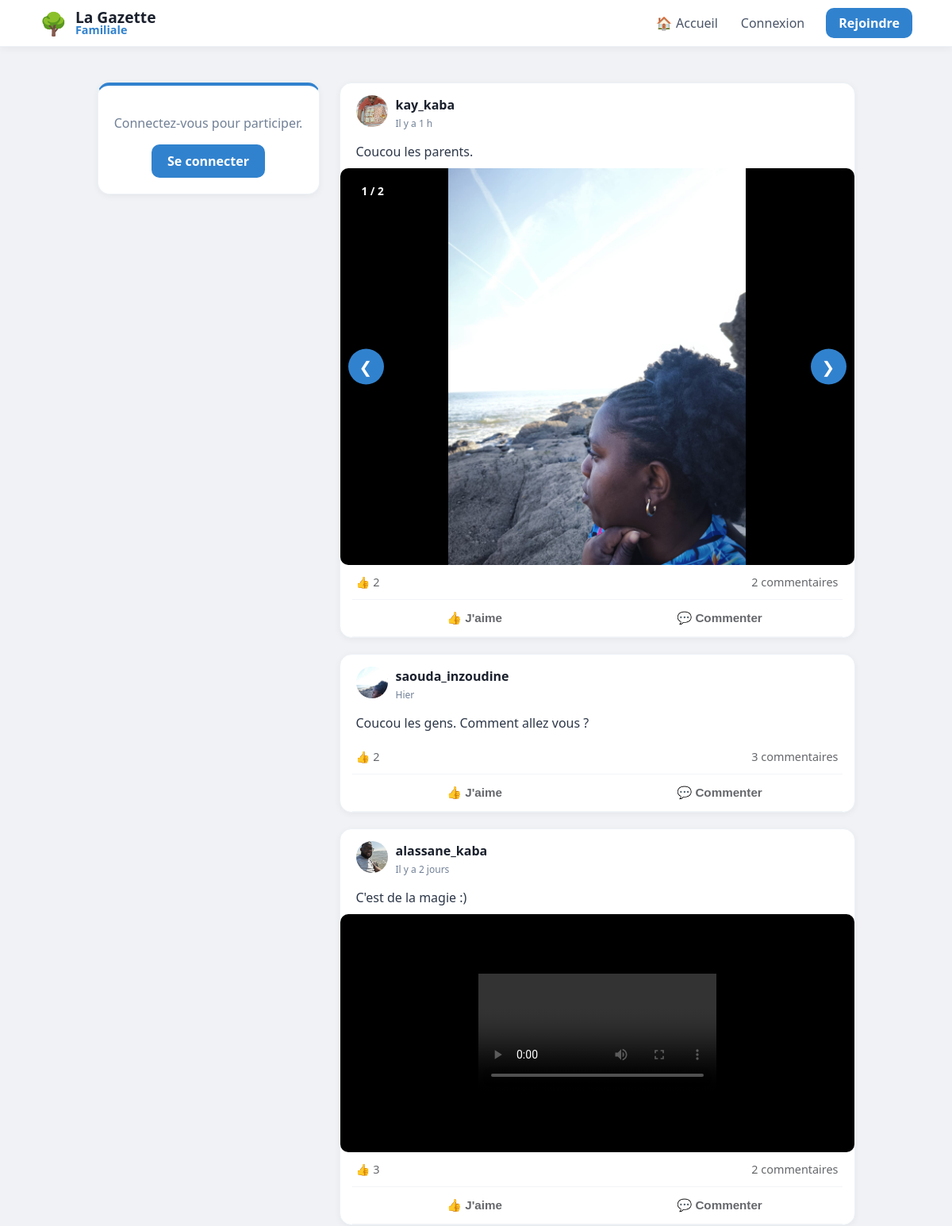
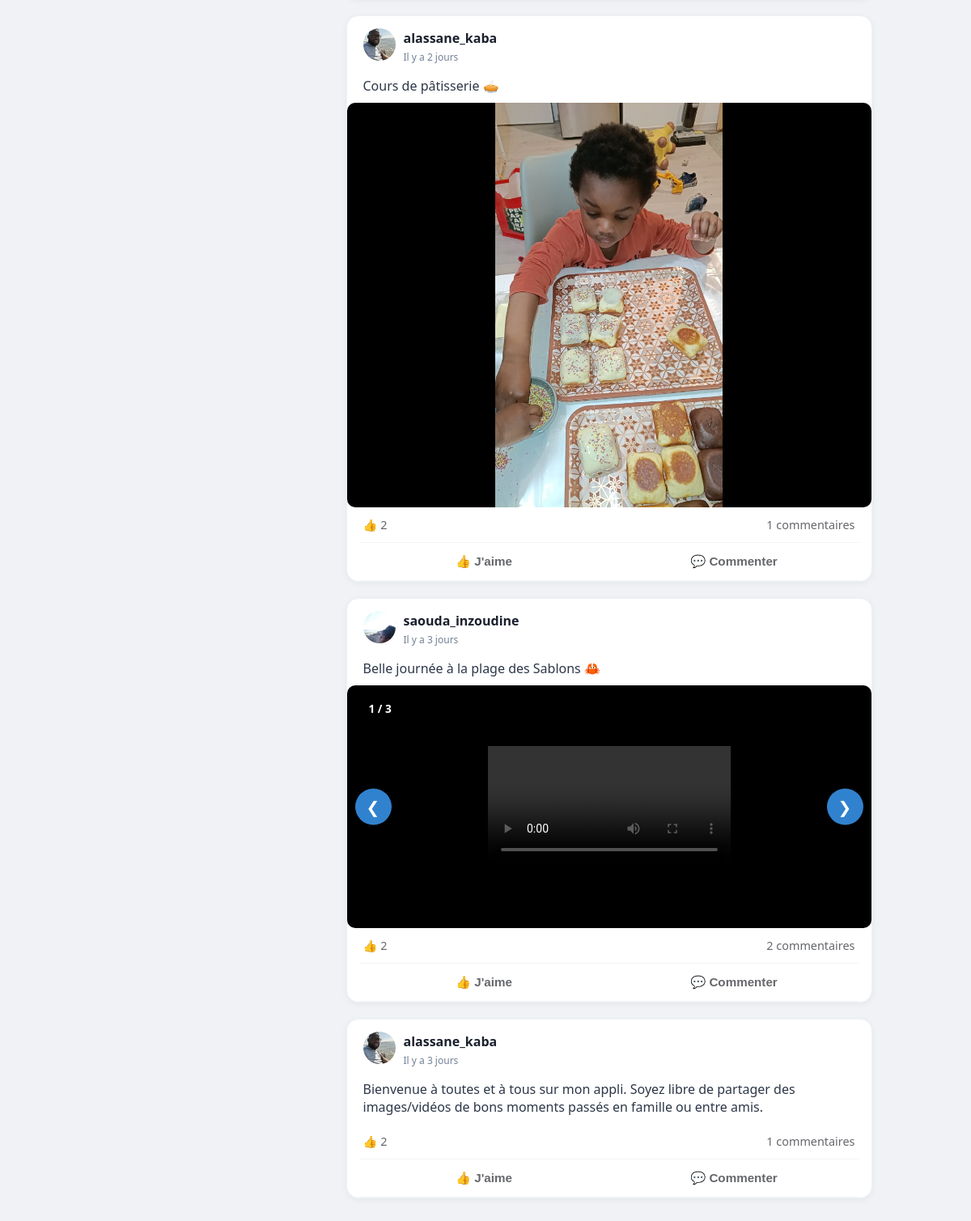
The page / on the database its author committed (2 pictures, top to bottom).
### tables this page shows
CREATE TABLE posts (
                id INTEGER PRIMARY KEY AUTOINCREMENT, 
                username TEXT, 
                content TEXT, 
                likes INTEGER DEFAULT 0, 
                image TEXT,
                created_at DATETIME DEFAULT CURRENT_TIMESTAMP
            );

CREATE TABLE users (
                id INTEGER PRIMARY KEY AUTOINCREMENT, 
                email TEXT UNIQUE, 
                firstname TEXT, 
                lastname TEXT, 
                username TEXT UNIQUE, 
                password TEXT, 
                avatar TEXT,
                is_approved INTEGER DEFAULT 0,
                is_admin INTEGER DEFAULT 0
            , cover TEXT, bio TEXT);

CREATE TABLE post_medias (
                        id INTEGER PRIMARY KEY AUTOINCREMENT,
                        post_id INTEGER,
                        filename TEXT,
                        file_type TEXT, -- 'image' ou 'video'
                        FOREIGN KEY (post_id) REFERENCES posts (id) ON DELETE CASCADE
                    );

### app.py (the view)
@app.route("/")
def home():
    with get_db() as db:
        posts_query = db.execute("""
            SELECT posts.*, users.avatar AS user_avatar,
                (SELECT COUNT(*) FROM reactions WHERE post_id=posts.id AND type='thumb') as thumbs,
                (SELECT COUNT(*) FROM reactions WHERE post_id=posts.id AND type='heart') as hearts
            FROM posts
            JOIN users ON posts.username = users.username
            ORDER BY posts.id DESC
        """).fetchall()
        posts = [dict(row) for row in posts_query]
        for post in posts:
            medias = db.execute("SELECT * FROM post_medias WHERE post_id = ?", (post['id'],)).fetchall()
            post['medias'] = medias  # On ajoute la liste des médias au post
        comments = db.execute('''
            SELECT comments.*, users.avatar AS comm_avatar
            FROM comments
            JOIN users ON comments.username = users.username
        ''').fetchall()
    return render_template("home.html", posts=posts, comments=comments)

### app.py (called while the page is built)
def get_db():
    db = sqlite3.connect("database.db")
    db.row_factory = sqlite3.Row
    return db

@app.context_processor
def inject_global_stats():
    stats = {'total_users': 0, 'total_posts': 0}
    if session.get('user'):
        db = get_db()
        u_count = db.execute("SELECT COUNT(*) FROM users WHERE is_approved = 1").fetchone()[0]
        p_count = db.execute("SELECT COUNT(*) FROM posts").fetchone()[0]
        stats = {'total_users': u_count, 'total_posts': p_count}
    return stats

@app.context_processor
def inject_pending_count():
    if session.get('is_admin'):
        db = get_db()
        count = db.execute("SELECT COUNT(*) as total FROM users WHERE is_approved = 0").fetchone()
        return {'pending_count': count['total']}
    return {'pending_count': 0}

@app.context_processor
def inject_notifications_count():
    if session.get('user'):
        db = get_db()
        count = db.execute("SELECT COUNT(*) FROM notifications WHERE username = ? AND is_read = 0",
                           (session['user'],)).fetchone()[0]
        return {'unread_count': count}
    return {'unread_count': 0}

@app.template_filter('relative_time')
def relative_time(date_str):
    if not date_str:
        return "Date inconnue"
    past = datetime.strptime(date_str, '%Y-%m-%d %H:%M:%S')
    now = datetime.now(timezone.utc).replace(tzinfo=None)
    diff = now - past
    if diff.days == 0:
        if diff.seconds < 60:
            return "À l'instant"
        if diff.seconds < 3600:
            return f"Il y a {diff.seconds // 60} min"
        return f"Il y a {diff.seconds // 3600} h"
    if diff.days == 1:
        return "Hier"
    if diff.days < 7:
        return f"Il y a {diff.days} jours"
    return past.strftime('%d/%m/%Y')

### templates/home.html (shortened to what this page needs)
{% extends "base.html" %}
{% block content %}
<aside class="sidebar">
    <div class="post-card" style="text-align: center; border-top: 4px solid #3182ce;">
        {% if session.get("user") %}
        <div style="font-size: 50px; margin-bottom: 10px;">🌳</div>
        <h3 style="margin: 0; color: #2d3748;">Bonjour,</h3>
        <h2 style="margin: 5px 0; color: #1a202c; font-size: 1.4em;">{{ session['user'] }}</h2>
        <div style="margin-top: 20px; padding-top: 15px; border-top: 1px solid #edf2f7;">
            <a href="{{ url_for('profile', username=session['user']) }}"
               style="text-decoration: none; color: #3182ce; font-weight: 700; font-size: 0.9em;">Voir mon mur →</a>
        </div>
        {% else %}
        <p style="color: #718096;">Connectez-vous pour participer.</p>
        <a href="/login"
           style="display: inline-block; background: #3182ce; color: white; padding: 10px 20px; border-radius: 10px; text-decoration: none; font-weight: bold;">Se
            connecter</a>
        {% endif %}
    </div>
</aside>
<main class="feed">
    {% for post in posts %}
    <div class="post-card" style="padding: 0; overflow: hidden; margin-bottom: 20px;">
        <div style="padding: 15px 20px; display: flex; justify-content: space-between; align-items: center;">
            <div style="display: flex; align-items: center; gap: 10px;">
                <a href="{{ url_for('profile', username=post['username']) }}">
                    <img src="{{ url_for('static', filename='avatars/' + (post['user_avatar'] if post['user_avatar'] else 'default.png')) }}"
                         style="width: 40px; height: 40px; border-radius: 50%; object-fit: cover;">
                </a>
                <div>
                    <a href="{{ url_for('profile', username=post['username']) }}" style="text-decoration: none;">
                        <strong style="display: block; color: #1a202c;">{{ post['username'] }}</strong>
                    </a>
                    <span class="live-date" data-time="{{ post['created_at'] }}"
                          style="font-size: 0.75em; color: #718096;">
                    {{ post['created_at'] | relative_time }}
                </span>
                </div>
            </div>
        </div>
        <div style="padding: 0 20px 10px 20px; white-space: pre-wrap; color: #2d3748;">{{ post['content'] }}</div>
        {% if post.medias %}
        <div class="carousel-container" id="carousel-{{ post.id }}"
             style="position: relative; background: #000; display: flex; align-items: center; justify-content: center; min-height: 300px;">
            {% if post.medias|length > 1 %}
            <div class="carousel-counter"
                 style="position: absolute; top: 15px; left: 15px; background: rgba(0,0,0,0.6); color: white; padding: 4px 12px; border-radius: 20px; font-size: 0.85em; z-index: 10; font-weight: bold;">
                <span class="current">1</span> / {{ post.medias|length }}
            </div>
            {% endif %}
            <div class="carousel-items" style="width: 100%;">
                {% for media in post.medias %}
                <div class="carousel-item {% if loop.first %}active{% endif %}"
                     style="display: {% if loop.first %}block{% else %}none{% endif %}; text-align: center;">
                    {% if media.file_type == 'video' %}
                    <video src="{{ url_for('static', filename='uploads/' + media.filename) }}" controls
                           style="max-width: 100%; max-height: 500px; display: block; margin: 0 auto;"></video>
                    {% else %}
                    <img src="{{ url_for('static', filename='uploads/' + media.filename) }}"
                         style="max-width: 100%; max-height: 500px; object-fit: contain; display: block; margin: 0 auto;"
                         onclick="window.open(this.src)">
                    {% endif %}
                </div>
                {% endfor %}
            </div>
            {% if post.medias|length > 1 %}
            <button class="prev" onclick="moveSlide('{{ post.id }}', -1)"
                    style="position: absolute; left: 10px; background: rgba(255,255,255,0.3); border: none; color: white; font-size: 20px; padding: 10px; border-radius: 50%; cursor: pointer;">
                &#10094;
            </button>
            <button class="next" onclick="moveSlide('{{ post.id }}', 1)"
                    style="position: absolute; right: 10px; background: rgba(255,255,255,0.3); border: none; color: white; font-size: 20px; padding: 10px; border-radius: 50%; cursor: pointer;">
                &#10095;
            </button>
            {% endif %}
        </div>
        {% endif %}
        <div style="display: flex; justify-content: space-between; padding: 12px 20px; font-size: 0.9em; color: #65676b;">
            <div>👍 <span id="thumbs-{{ post['id'] }}">{{ post['thumbs'] }}</span></div>
            <div style="cursor: pointer;" onclick="toggleComments({{ post['id'] }})">
                <span id="comment-count-{{ post['id'] }}">{{ comments|selectattr('post_id', 'equalto', post['id'])|list|length }}</span>
                commentaires
            </div>
        </div>
        <div style="display: flex; border-top: 1px solid #f2f4f7; border-bottom: 1px solid #f2f4f7; margin: 0 15px; padding: 2px 0;">
            <button onclick="react({{ post['id'] }}, 'thumb')" class="action-btn"
                    style="flex: 1; background: none; border: none; padding: 10px; color: #65676b; font-weight: 600; cursor: pointer;">
                👍 J'aime
            </button>
            <button onclick="toggleComments({{ post['id'] }})" class="action-btn"
                    style="flex: 1; background: none; border: none; padding: 10px; color: #65676b; font-weight: 600; cursor: pointer;">
                💬 Commenter
            </button>
        </div>
    </div>
    {% endfor %}
</main>
{% endblock %}

### templates/base.html (shortened to what this page needs)
<!DOCTYPE html>
<html lang="fr">
<head>
    <link rel="stylesheet" href="{{ url_for('static', filename='style.css') }}">
</head>
<body>
<nav class="navbar">
    <div class="nav-content">
        <div class="nav-left">
            <a href="/" style="text-decoration: none; display: flex; align-items: center; gap: 10px;">
                <span style="font-size: 28px;">🌳</span>
                <div class="nav-text-container" style="display: flex; flex-direction: column;">
                    <span style="font-size: 1.2em; font-weight: 800; color: #1a202c; line-height: 1;">La Gazette</span>
                    <span style="font-size: 0.9em; font-weight: 600; color: var(--primary); line-height: 1;">Familiale</span>
                </div>
            </a>
        </div>
        <div class="nav-right" style="display: flex; align-items: center; gap: 5px;">
            <a href="/" class="nav-item">🏠 <span class="nav-text" style="margin-left:5px;">Accueil</span></a>
            {% if session.get("user") %}
            {% if session.get('is_admin') %}
            <a href="/admin/users" class="nav-item"
               style="background: #ebf8ff; color: var(--primary); border: 1px solid #bee3f8; margin-right: 5px;">
                🛡️ <span class="nav-text" style="margin-left:5px;">Admin</span>
                {% if pending_count and pending_count > 0 %}
                <span class="admin-badge">{{ pending_count }}</span>
                {% endif %}
            </a>
            {% endif %}
            <a href="{{ url_for('profile', username=session['user']) }}" class="nav-item">👤 <span class="nav-text"
                                                                                                  style="margin-left:5px;">Profil</span></a>
            <a href="/notifications" class="nav-item" style="position: relative;">
                🔔
                {% if unread_count > 0 %}
                <span style="background: #e53e3e; color: white; border-radius: 50%; padding: 2px 6px; font-size: 10px; position: absolute; top: -5px; right: -5px; font-weight: bold; border: 2px solid white;">
                                {{ unread_count }}
                            </span>
                {% endif %}
            </a>
            <a href="/settings" class="nav-item">⚙️</a>
            <a href="/logout"
               style="color: var(--danger); text-decoration: none; font-weight: 700; font-size: 0.9em; margin-left:10px; padding: 8px;">Déconnecter</a>
            {% else %}
            <a href="/login" class="nav-item">Connexion</a>
            <a href="/register"
               style="background: var(--primary); color: white; padding: 8px 16px; border-radius: 10px; text-decoration: none; font-weight: 700; margin-left: 10px;">Rejoindre</a>
            {% endif %}
        </div>
    </div>
</nav>
<div class="main-container">
    {% block content %}{% endblock %}
</div>
</body>
</html>

### static/style.css (style rules this page uses)
body { font-family: 'Segoe UI', system-ui, -apple-system, sans-serif; background: #f0f2f5; margin: 0; color: #1a202c; }
nav { background: white; border-bottom: 1px solid #edf2f7; position: sticky; top: 0; z-index: 1000; }
.post-card { background: white; border-radius: 15px; padding: 20px; margin-bottom: 20px; box-shadow: 0 2px 8px rgba(0,0,0,0.05); border: 1px solid #edf2f7; overflow: hidden; }
.nav-item { display: flex; align-items: center; padding: 8px 12px; border-radius: 10px; text-decoration: none; transition: 0.2s; color: #4a5568; }
.action-btn { flex: 1; background: none; border: none; padding: 10px; color: #65676b; font-weight: 600; font-size: 0.95em; cursor: pointer; display: flex; align-items: center; justify-content: center; gap: 8px; transition: background 0.2s; border-radius: 6px; margin: 2px; }
.carousel-container { position: relative; width: 100%; max-height: 500px; background: #000; border-radius: 10px; overflow: hidden; }
.carousel-item { display: none; text-align: center; }
.carousel-item.active { display: block; }
.carousel-item img, .carousel-item video { max-width: 100%; max-height: 500px; }
.prev, .next { width: 45px !important; height: 45px !important; border-radius: 50% !important; position: absolute !important; top: 50% !important; transform: translateY(-50%) !important; z-index: 999 !important; background-color: #3182ce !important; color: white !important; display: flex !important; align-items: center !important; justify-content: center !important; cursor: pointer !important; border: none !important; transition: all 0.3s ease !important; }
.prev { left: 10px !important; }
.next { right: 10px !important; }

### templates/base.html (style rules this page uses)
:root { --bg-color: #f0f2f5; --primary: #3182ce; --text-main: #1a202c; --text-light: #718096; --danger: #e53e3e; --success: #38a169; --info: #3182ce; }
body { background-color: var(--bg-color); margin: 0; font-family: 'Segoe UI', system-ui, -apple-system, sans-serif; }
.navbar { background: white; box-shadow: 0 2px 10px rgba(0,0,0,0.05); padding: 10px 0; position: sticky; top: 0; z-index: 1000; border-bottom: 1px solid #edf2f7; }
.nav-content { max-width: 1100px; margin: 0 auto; padding: 0 20px; display: flex; justify-content: space-between; align-items: center; }
.nav-item { display: flex; align-items: center; padding: 8px 12px; border-radius: 10px; text-decoration: none; color: #4a5568; transition: 0.2s; font-weight: 500; }
.main-container { max-width: 1100px; margin: 0 auto; padding: 20px 15px; display: grid; grid-template-columns: 1fr; gap: 25px; align-items: start; box-sizing: border-box; }
@media (min-width: 900px) { .main-container { grid-template-columns: 280px 650px; justify-content: center; } }

### rows shown on the page
posts: avatar (picture), username "kay_kaba", created_at|relative_time "Il y a 1 h", content "Coucou les parents.", medias|length "2", thumbs "2", id "2"
post_medias: filename (picture)
posts: avatar (picture), username "saouda_inzoudine", created_at|relative_time "Hier", content "Coucou les gens. Comment allez vous ?", thumbs "2", id "3"
posts: avatar (picture), username "alassane_kaba", created_at|relative_time "Il y a 2 jours", content "C'est de la magie :)", thumbs "3", id "2"
posts: avatar (picture), username "alassane_kaba", created_at|relative_time "Il y a 2 jours", content "Cours de pâtisserie 🥧", {{ post.id }} 3 (drawn), thumbs "2", id "1"
post_medias: filename (picture)
posts: avatar (picture), username "saouda_inzoudine", created_at|relative_time "Il y a 3 jours", content "Belle journée à la plage des Sablons 🦀", medias|length "3", thumbs "2", id "2"
posts: avatar (picture), username "alassane_kaba", created_at|relative_time "Il y a 3 jours", content "Bienvenue à toutes et à tous sur mon appli. Soyez libre de partager des images/vidéos de bons moments passés en famille ou entre amis.", thumbs "2", id "1"
